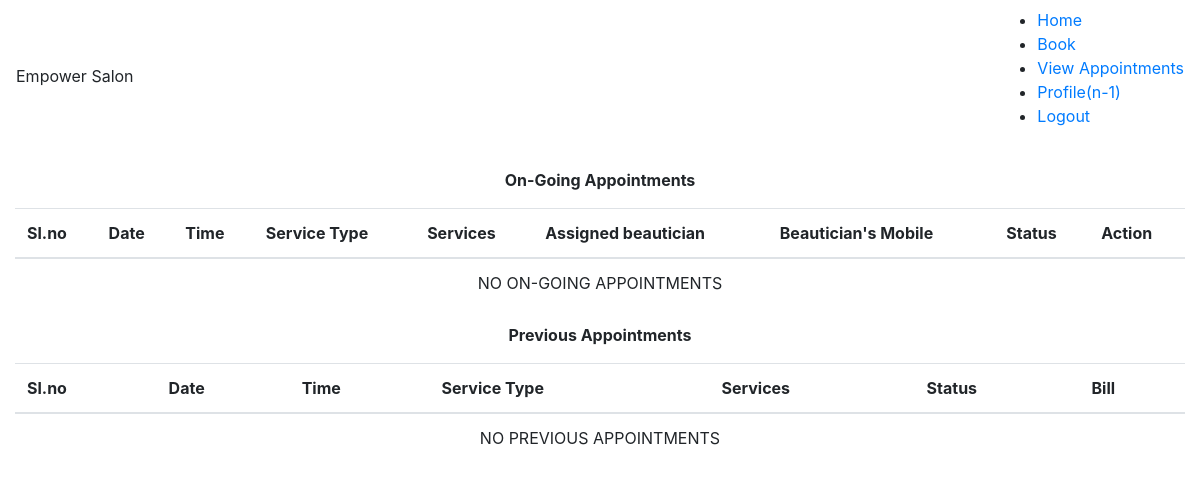
Page /view_my_appointment.php (signed in) on the earlier database version.
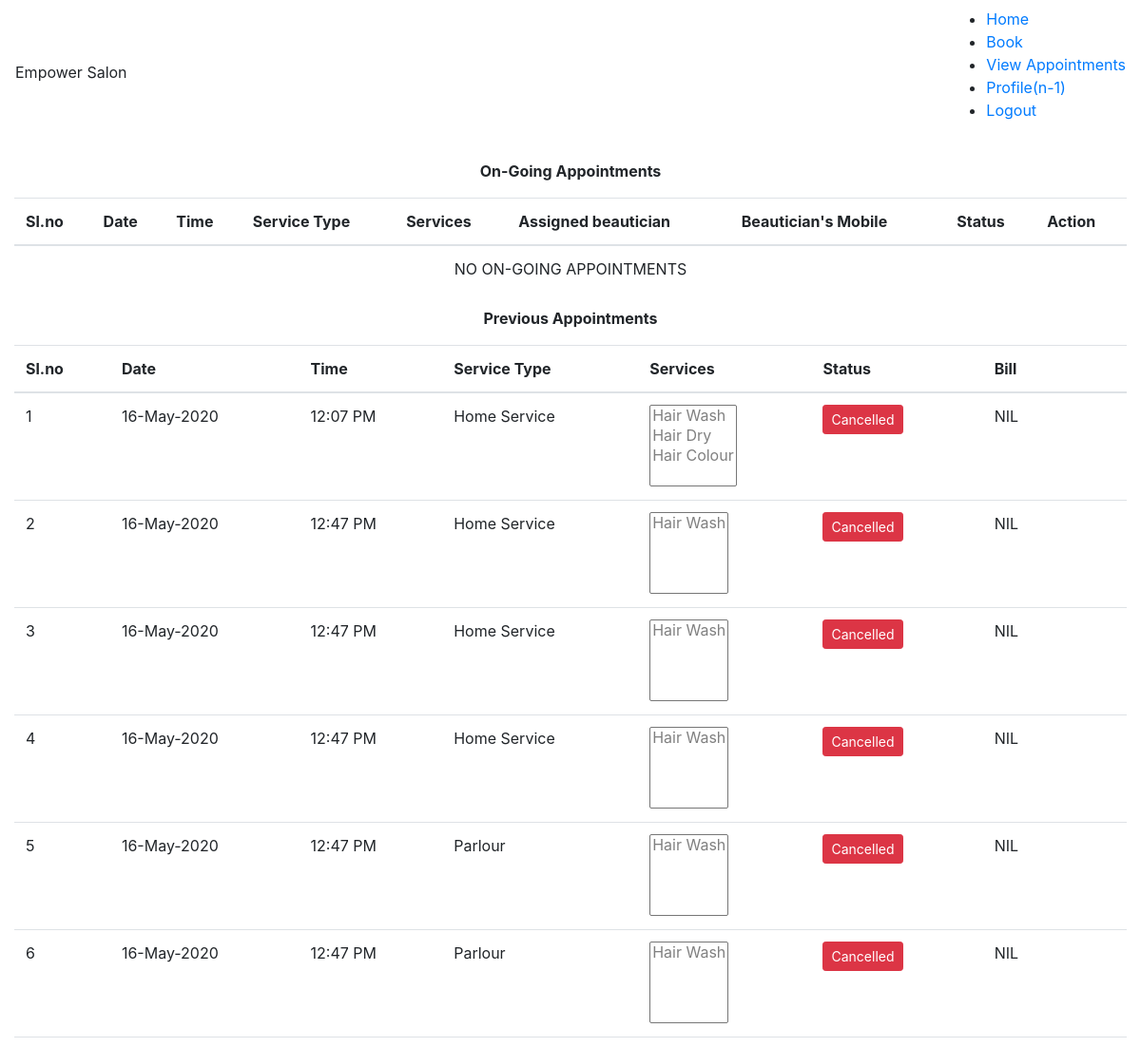
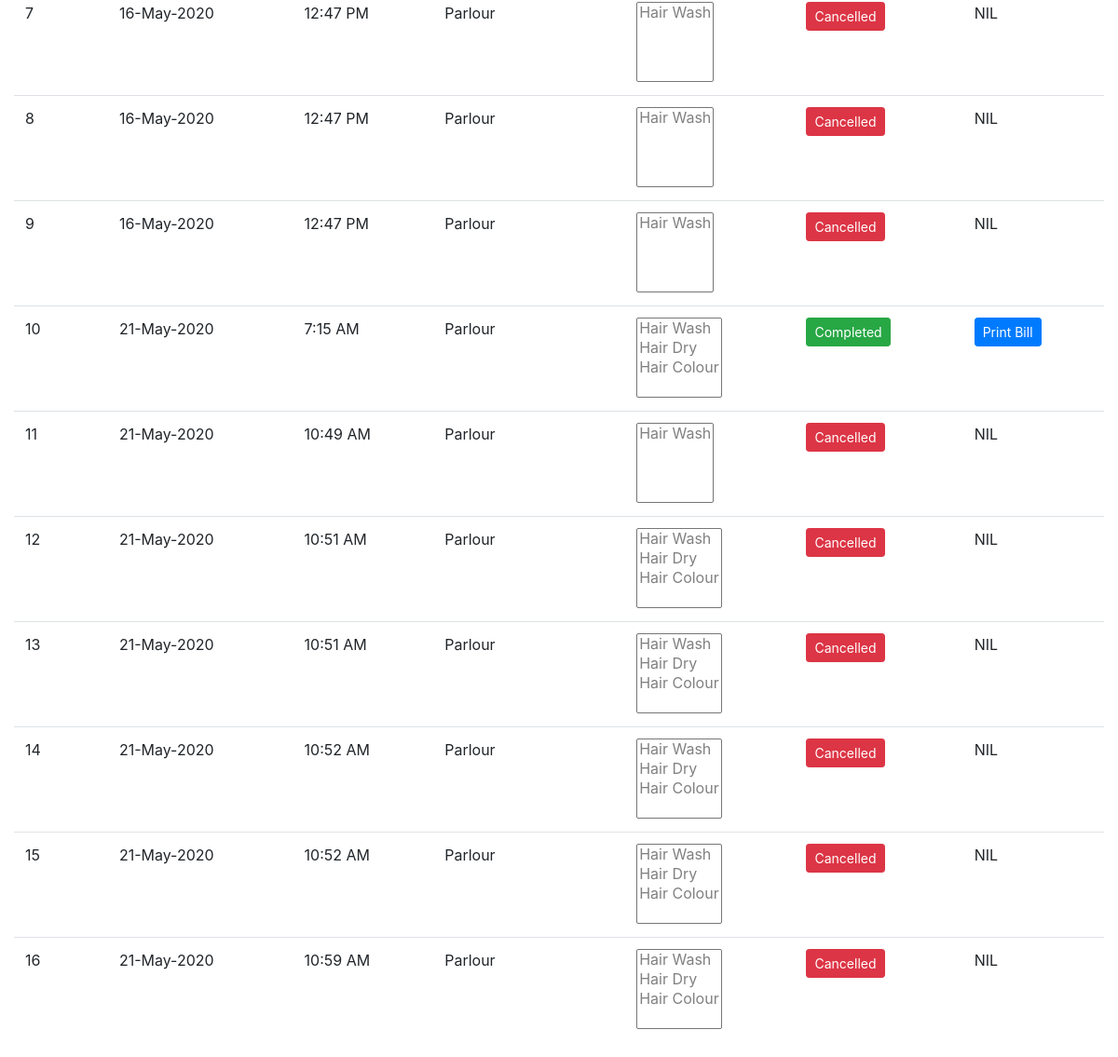
Same page on the later database version (2 pictures, top to bottom).
### tables this page shows
CREATE TABLE `appointments` (
  `id` int(11) NOT NULL,
  `cust_id` int(11) NOT NULL,
  `appointment_date` date NOT NULL,
  `appointment_time` varchar(200) NOT NULL,
  `appointment_service_type` enum('0','1') NOT NULL,
  `appointment_status` enum('0','1','2','3') NOT NULL,
  `emp_id` int(11) DEFAULT NULL,
  `created` timestamp NOT NULL DEFAULT current_timestamp()
);

### view_my_appointment.php (the view, shortened to what this page needs)
<?php
	include_once('configs/db.php');
	include("navbar.php");
	$on_appointments = [];
	$sql_query = 'SELECT * FROM `appointments` WHERE (`appointment_status` = "0" OR `appointment_status` = "1") AND `cust_id` = '.$_SESSION['uid'];
	$result = mysqli_query($db_conn,$sql_query);
	if($result)
	{
		$on_appointments = mysqli_fetch_all($result);
	}
	$comp_appointments = [];
	$sql_query = 'SELECT * FROM `appointments` WHERE (`appointment_status` = "2" OR `appointment_status` = "3") AND `cust_id` = '.$_SESSION['uid'];
	$result = mysqli_query($db_conn,$sql_query);
	if($result)
	{
		$comp_appointments = mysqli_fetch_all($result);
	}
	$service_type = ['Home Service','Parlour'];
	$status = ['Waiting','Approved','Completed','Cancelled'];
	$color = ['warning', 'primary', 'success', 'danger'];
 ?>
<!DOCTYPE html>
<html lang="en">
<head>
    <link rel="stylesheet" href="https://maxcdn.bootstrapcdn.com/bootstrap/4.4.1/css/bootstrap.min.css">
	<link rel="stylesheet" href="https://cdn.jsdelivr.net/npm/bootstrap-select@1.13.9/dist/css/bootstrap-select.min.css">
</head>
<body>
	<div class="container-fluid mt-3">
		<p class="text-center font-weight-bold">On-Going Appointments</p>
		<table class="table">
			<thead>
				<tr>
					<th>Sl.no</th>
					<th>Date</th>
					<th>Time</th>
					<th>Service Type</th>
					<th>Services</th>
					<th>Assigned beautician</th>
					<th>Beautician's Mobile</th>
					<th>Status</th>
					<th>Action</th>
				</tr>
			</thead>
			<tbody>
			<?php if(empty($on_appointments)):?>
							<tr align="center">
							<td colspan="12"> NO ON-GOING APPOINTMENTS </td>
							</tr>
				<?php endif; ?>
			</tbody>
		</table>
	</div>
	<div class="container-fluid mt-3">
		<p class="text-center font-weight-bold">Previous Appointments</p>
		<table class="table">
			<thead>
				<tr>
					<th>Sl.no</th>
					<th>Date</th>
					<th>Time</th>
					<th>Service Type</th>
					<th>Services</th>
					<th>Status</th>
					<th>Bill</th>
				</tr>
			</thead>
			<tbody>
			<?php if(empty($comp_appointments)):?>
							<tr align="center">
							<td colspan="12"> NO PREVIOUS APPOINTMENTS </td>
							</tr>
			<?php else:?>
				<?php
						foreach($comp_appointments as $key=>$comp_appointment)
						{
							$sel_services = [];
							$optinons = "PROBLEM LOADING SERVICES";
							$sql_query = "SELECT `service_id` FROM `appointment_services_junc` WHERE `appointment_id` = ".$comp_appointment[0];
							$result = mysqli_query($db_conn,$sql_query);
							if($result)
							{
								$sel_services = mysqli_fetch_all($result);
							}
							if(!empty($sel_services))
							{
								foreach($sel_services as $key_1=>$sel_service)
								{
									$sql_query = "SELECT `name` FROM `services` WHERE `id` =".$sel_service[0];
									$result = mysqli_query($db_conn,$sql_query);
									if($result)
									{
										if($key_1 == 0)
										{
											$optinons = '';
										}
										$optinons.= "<option disabled>".mysqli_fetch_array($result)['name']."</option>";
									}
								}
							}
							echo '
								<tr>
									<td>'.($key+1).'</td>
									<td>'.date('d-F-Y',strtotime($comp_appointment[2])).'</td>
									<td>'.$comp_appointment[3].'</td>
									<td>'.$service_type[$comp_appointment[4]].'</td>
									<td>
										<select name="services[]" id="services" class="selectpicker" multiple title="Selected Services" data-live-search="true">'
										.$optinons.
									'</td>
									<td>
										<button class="btn btn-sm btn-'.$color[$comp_appointment[5]].'">'.$status[$comp_appointment[5]].'</button>
									</td>';
							if($comp_appointment[5] == 2)
							{
								echo
									'<td>
										<button class="btn btn-sm btn-primary" onclick=print_bill_alert('.$comp_appointment[0].')>Print Bill</button>
									</td>';
							}
							else
							{
								echo
									'<td>
										<p>NIL</p>
									</td>';
							}
							echo '
								</tr>';
						}
						?>
				<?php endif; ?>
			</tbody>
		</table>
	</div>
</body>
</html>

Differences in the rows shown:
added appointments: appointment_date "16-May-2020", appointment_time "12:07 PM", appointment_service_type "Home Service", appointment_status "Cancelled", shows "NIL"
added appointments: appointment_date "16-May-2020", appointment_time "12:47 PM", appointment_service_type "Home Service", appointment_status "Cancelled", shows "NIL"
added appointments: appointment_date "16-May-2020", appointment_time "12:47 PM", appointment_service_type "Home Service", appointment_status "Cancelled", shows "NIL"
added appointments: appointment_date "16-May-2020", appointment_time "12:47 PM", appointment_service_type "Home Service", appointment_status "Cancelled", shows "NIL"
added appointments: appointment_date "16-May-2020", appointment_time "12:47 PM", appointment_service_type "Parlour", appointment_status "Cancelled", shows "NIL"
added appointments: appointment_date "16-May-2020", appointment_time "12:47 PM", appointment_service_type "Parlour", appointment_status "Cancelled", shows "NIL"
added appointments: appointment_date "16-May-2020", appointment_time "12:47 PM", appointment_service_type "Parlour", appointment_status "Cancelled", shows "NIL"
added appointments: appointment_date "16-May-2020", appointment_time "12:47 PM", appointment_service_type "Parlour", appointment_status "Cancelled", shows "NIL"
added appointments: appointment_date "16-May-2020", appointment_time "12:47 PM", appointment_service_type "Parlour", appointment_status "Cancelled", shows "NIL"
added appointments: appointment_date "21-May-2020", appointment_time "7:15 AM", appointment_service_type "Parlour", appointment_status "Completed"
added appointments: appointment_date "21-May-2020", appointment_time "10:49 AM", appointment_service_type "Parlour", appointment_status "Cancelled", shows "NIL"
added appointments: appointment_date "21-May-2020", appointment_time "10:51 AM", appointment_service_type "Parlour", appointment_status "Cancelled", shows "NIL"
added appointments: appointment_date "21-May-2020", appointment_time "10:51 AM", appointment_service_type "Parlour", appointment_status "Cancelled", shows "NIL"
added appointments: appointment_date "21-May-2020", appointment_time "10:52 AM", appointment_service_type "Parlour", appointment_status "Cancelled", shows "NIL"
added appointments: appointment_date "21-May-2020", appointment_time "10:52 AM", appointment_service_type "Parlour", appointment_status "Cancelled", shows "NIL"
added appointments: appointment_date "21-May-2020", appointment_time "10:59 AM", appointment_service_type "Parlour", appointment_status "Cancelled", shows "NIL"
Other differences:
text no longer shown: "NO PREVIOUS APPOINTMENTS"
